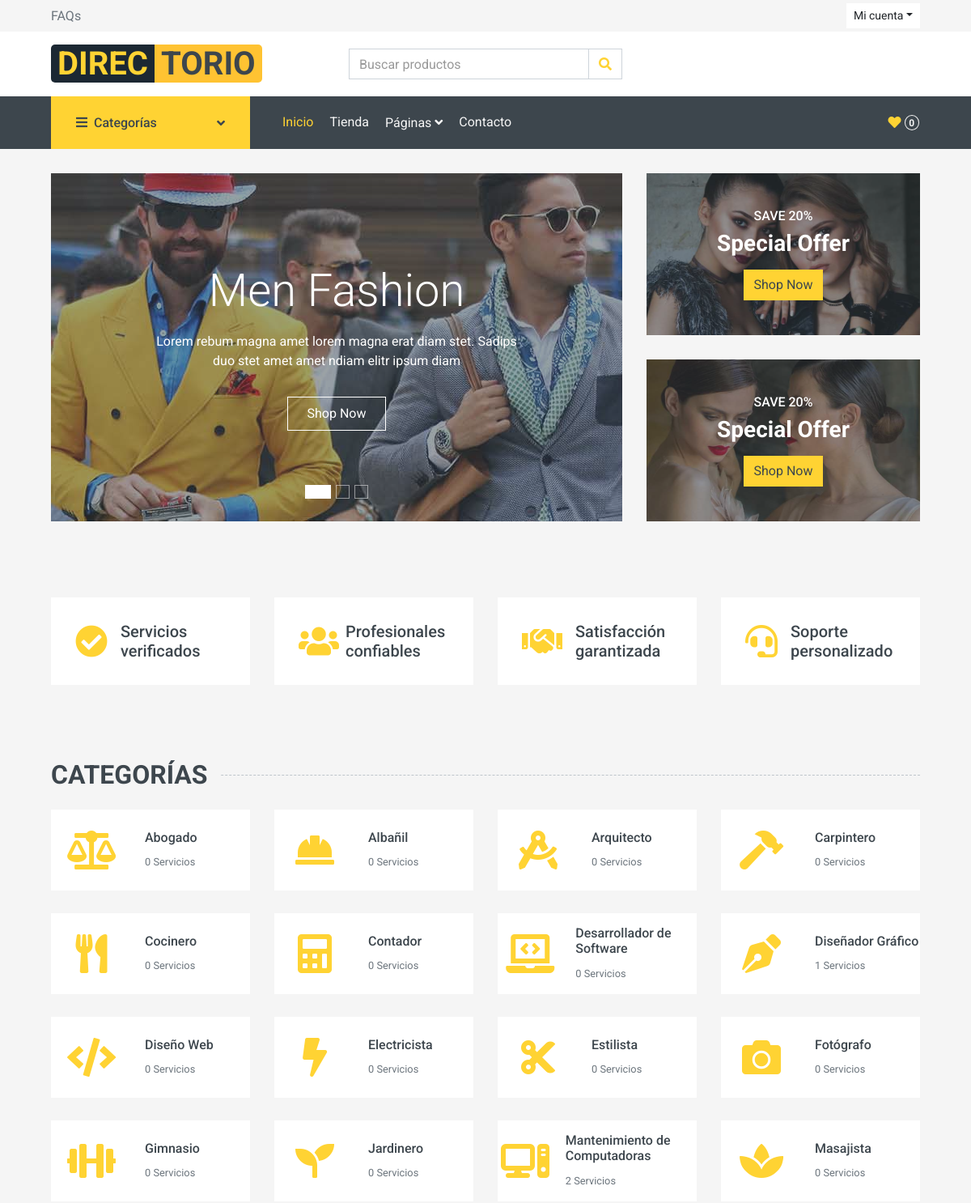
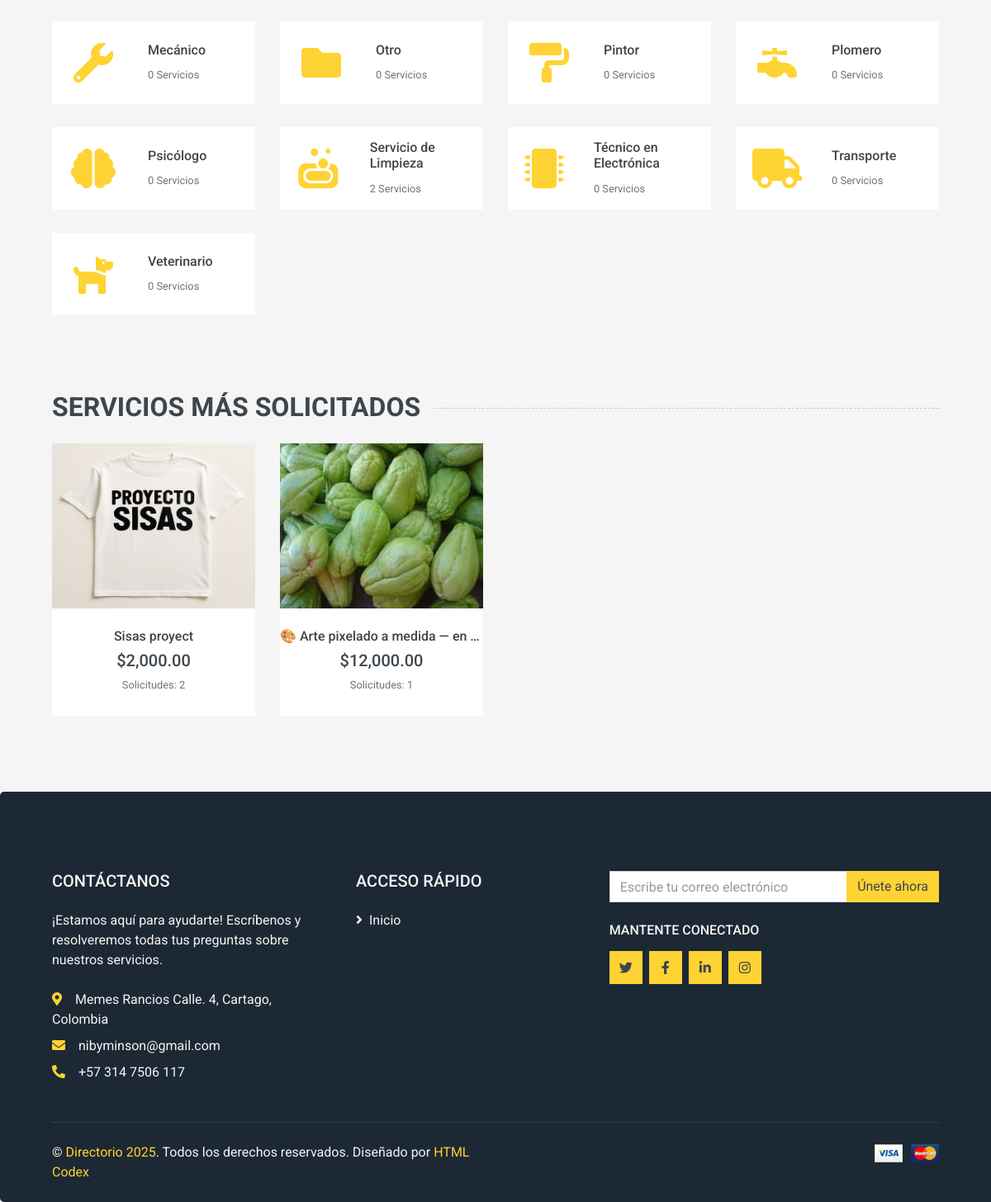
/rutas/rutas.php?page=home (signed in), run on the app's committed database (2 pictures, top to bottom).
### tables this page shows
CREATE TABLE `categoria` (
  `id_categoria` int(11) NOT NULL,
  `nombre` varchar(80) NOT NULL,
  `estado` varchar(100) NOT NULL DEFAULT 'Activo'
);

CREATE TABLE `servicio` (
  `id_servicio` int(11) NOT NULL,
  `titulo` varchar(500) DEFAULT NULL,
  `descripcion` varchar(500) DEFAULT NULL,
  `precio` decimal(10,0) NOT NULL,
  `fecha_creacion` datetime NOT NULL DEFAULT current_timestamp(),
  `usuario_id_usuario` int(11) NOT NULL,
  `categoria_id_categoria` int(11) NOT NULL,
  `estado` varchar(45) NOT NULL DEFAULT 'Activo',
  `barrio_id` int(11) NOT NULL,
  `direccion` varchar(100) DEFAULT 'No aplica'
);

### app/controladores/landingPageController.php (called while the page is built, shortened)
<?php
require_once(__DIR__ . '/../modelos/CategoryModel.php');
require_once(__DIR__ . '/../modelos/serviceModel.php');
class LandingPageController{
    private $categoryModel;
    private $serviceModel;
    public function __construct(){
        $this->categoryModel = new CategoryModel;
        $this->serviceModel = new ServiceModel;
    }
    public function index(){
        $info = $this->categoryModel->GetAllCategoryLanding();
        $services = $this->serviceModel->getServicesWithImages();
        include_once(__DIR__ . '/../vistas/landing/index.php');
    }
}

### configuracion/mysql.php (called while the page is built)
<?php
class Mysql{
    public $conect;
    private $DB_HOST = 'localhost';
    private $DB_NAME = 'directorio';
    private $DB_PORT = '3306';
    private $DB_USERNAME = 'root';
    private $DB_PASSWORD = '';
    private $DB_CHARSET = 'utf8mb4';
    public function __construct(){
        $connectionString = "mysql:host=".$this->DB_HOST. ";dbname=".$this->DB_NAME.";port=".$this->DB_PORT.";charset=".$this->DB_CHARSET;
        try{
            $this->conect = new PDO($connectionString, $this->DB_USERNAME, $this->DB_PASSWORD);
            $this->conect->setAttribute(PDO::ATTR_ERRMODE, PDO::ERRMODE_EXCEPTION);
        }catch(PDOException $e){
            echo "CONNECTION ERROR: " . $e->getMessage();
        }
    }
    public function conect(){
        return $this->conect;
    }
}

### app/modelos/categoryModel.php (called while the page is built, shortened)
<?php
require_once(__DIR__ . '/../../configuracion/mysql.php');
class CategoryModel extends Mysql{
    private $connection;
    public function __construct(){
        $mysql = new Mysql();
        $this->connection = $mysql->conect();
    }
    public function GetAllCategoryLanding(){
        $query = "SELECT c.id_categoria , c.nombre AS categoria, COUNT(s.id_servicio) AS cantidad_servicios
        FROM categoria c
        LEFT JOIN servicio s ON c.id_categoria = s.categoria_id_categoria
        GROUP BY c.id_categoria
        ORDER BY c.nombre ASC;";
        $preparedStmt = $this->connection->prepare($query);
        $preparedStmt->execute();
        $info = $preparedStmt->fetchAll(PDO::FETCH_ASSOC);
        return $info;
    }
}

### app/modelos/serviceModel.php (called while the page is built, shortened)
<?php
require_once(__DIR__ . '/../../configuracion/mysql.php');
class ServiceModel extends Mysql {
    private $connection;
    public function __construct(){
        $mysql = new Mysql();
        $this->connection = $mysql->conect();
    }
    public function getServicesWithImages(){
        $query = "SELECT s.id_servicio, s.titulo, s.precio, COUNT(su.id) AS total_solicitudes,
        servicio_imagenes.imagen_ref
        FROM servicio s
        JOIN servicio_usuario su ON s.id_servicio = su.servicio_id
        INNER JOIN servicio_imagenes on servicio_imagenes.servicio_id = s.id_servicio
        GROUP BY s.id_servicio
        ORDER BY total_solicitudes DESC
        LIMIT 8;";
        $preparedStmt = $this->connection->prepare($query);
        $preparedStmt->execute();
        $feature = $preparedStmt->fetchAll(PDO::FETCH_ASSOC);
        return $feature;
    }
}

### app/vistas/landing/index.php (the view, shortened to what this page needs)
<?php
include_once RUTA_BASE . '/landing/plantilla/header.php';
?>
    <div class="container-fluid mb-3">
        <div class="row px-xl-5">
            <div class="col-lg-8">
                <div id="header-carousel" class="carousel slide carousel-fade mb-30 mb-lg-0" data-ride="carousel">
                    <ol class="carousel-indicators">
                        <li data-target="#header-carousel" data-slide-to="0" class="active"></li>
                        <li data-target="#header-carousel" data-slide-to="1"></li>
                        <li data-target="#header-carousel" data-slide-to="2"></li>
                    </ol>
                    <div class="carousel-inner">
                        <div class="carousel-item position-relative active" style="height: 430px;">
                            <img class="position-absolute w-100 h-100" src="img/carousel-1.jpg" style="object-fit: cover;">
                            <div class="carousel-caption d-flex flex-column align-items-center justify-content-center">
                                <div class="p-3" style="max-width: 700px;">
                                    <h1 class="display-4 text-white mb-3 animate__animated animate__fadeInDown">Men Fashion</h1>
                                    <p class="mx-md-5 px-5 animate__animated animate__bounceIn">Lorem rebum magna amet lorem magna erat diam stet. Sadips duo stet amet amet ndiam elitr ipsum diam</p>
                                    <a class="btn btn-outline-light py-2 px-4 mt-3 animate__animated animate__fadeInUp" href="#">Shop Now</a>
                                </div>
                            </div>
                        </div>
                    </div>
                </div>
            </div>
            <div class="col-lg-4">
                <div class="product-offer mb-30" style="height: 200px;">
                    <img class="img-fluid" src="img/offer-1.jpg" alt="">
                    <div class="offer-text">
                        <h6 class="text-white text-uppercase">Save 20%</h6>
                        <h3 class="text-white mb-3">Special Offer</h3>
                        <a href="" class="btn btn-primary">Shop Now</a>
                    </div>
                </div>
                <div class="product-offer mb-30" style="height: 200px;">
                    <img class="img-fluid" src="img/offer-2.jpg" alt="">
                    <div class="offer-text">
                        <h6 class="text-white text-uppercase">Save 20%</h6>
                        <h3 class="text-white mb-3">Special Offer</h3>
                        <a href="" class="btn btn-primary">Shop Now</a>
                    </div>
                </div>
            </div>
        </div>
    </div>
    <div class="container-fluid pt-5">
        <div class="row px-xl-5 pb-3">
            <div class="col-lg-3 col-md-6 col-sm-12 pb-1">
                <div class="d-flex align-items-center bg-light mb-4" style="padding: 30px;">
                    <h1 class="fa fa-check-circle text-primary m-0 mr-3"></h1>
                    <h5 class="font-weight-semi-bold m-0">Servicios verificados</h5>
                </div>
            </div>
            <div class="col-lg-3 col-md-6 col-sm-12 pb-1">
                <div class="d-flex align-items-center bg-light mb-4" style="padding: 30px;">
                    <h1 class="fa fa-users text-primary m-0 mr-2"></h1>
                    <h5 class="font-weight-semi-bold m-0">Profesionales confiables</h5>
                </div>
            </div>
            <div class="col-lg-3 col-md-6 col-sm-12 pb-1">
                <div class="d-flex align-items-center bg-light mb-4" style="padding: 30px;">
                    <h1 class="fas fa-handshake text-primary m-0 mr-3"></h1>
                    <h5 class="font-weight-semi-bold m-0">Satisfacción garantizada</h5>
                </div>
            </div>
            <div class="col-lg-3 col-md-6 col-sm-12 pb-1">
                <div class="d-flex align-items-center bg-light mb-4" style="padding: 30px;">
                    <h1 class="fa fa-headset text-primary m-0 mr-3"></h1>
                    <h5 class="font-weight-semi-bold m-0">Soporte personalizado</h5>
                </div>
            </div>
        </div>
    </div>
    <div class="container-fluid pt-5">
        <h2 class="section-title position-relative text-uppercase mx-xl-5 mb-4">
            <span class="bg-secondary pr-3">Categorías</span>
        </h2>
        <div class="row px-xl-5 pb-3">
        <?php
        $iconos = [
            'Electricista' => 'fa-bolt',
            'Mecánico' => 'fa-wrench',
            'Carpintero' => 'fa-hammer',
            'Pintor' => 'fa-paint-roller',
            'Plomero' => 'fa-faucet',
            'Jardinero' => 'fa-seedling',
            'Albañil' => 'fa-hard-hat',
            'Abogado' => 'fa-scale-balanced',
            'Contador' => 'fa-calculator',
            'Gimnasio' => 'fa-dumbbell',
            'Estilista' => 'fa-scissors',
            'Masajista' => 'fa-spa',
            'Arquitecto' => 'fa-drafting-compass',
            'Psicólogo' => 'fa-brain',
            'Diseñador Gráfico' => 'fa-pen-nib',
            'Transporte' => 'fa-truck',
            'Servicio de Limpieza' => 'fa-soap',
            'Veterinario' => 'fa-dog',
            'Fotógrafo' => 'fa-camera',
            'Cocinero' => 'fa-utensils',
            'Diseño Web' => 'fa-code',
            'Desarrollador de Software' => 'fa-laptop-code',
            'Mantenimiento de Computadoras' => 'fa-computer',
            'Técnico en Electrónica' => 'fa-microchip'
        ];
        ?>
        <?php foreach ($info as $categoria):
            $id = $categoria["id_categoria"];
            $nombre = $categoria['categoria'];
            $cantidad = $categoria['cantidad_servicios'];
            $icono = $iconos[$nombre] ?? 'fa-folder';
        ?>
            <div class="col-lg-3 col-md-4 col-sm-6 pb-1">
                <a class="text-decoration-none" href="<?= URL_BASE ?>/rutas/rutas.php?page=shop&category=<?= $id ?>">
                    <div class="cat-item img-zoom d-flex align-items-center mb-4">
                    <div class="d-flex justify-content-center align-items-center bg-light" style="width: 100px; height: 100px;">
                        <i class="fa <?= $icono ?> fa-3x text-primary"></i>
                    </div>
                        <div class="flex-fill pl-3">
                            <h6><?= htmlspecialchars($nombre) ?></h6>
                            <small class="text-body"><?= $cantidad ?> Servicios</small>
                        </div>
                    </div>
                </a>
            </div>
        <?php endforeach; ?>
    </div>
</div>
    <div class="container-fluid pt-5 pb-3">
    <h2 class="section-title position-relative text-uppercase mx-xl-5 mb-4">
        <span class="bg-secondary pr-3">Servicios Más Solicitados</span>
    </h2>
    <div class="row px-xl-5">
        <?php foreach ($services as $service): ?>
            <div class="col-lg-3 col-md-4 col-sm-6 pb-1">
                <div class="product-item bg-light mb-4">
                    <div class="product-img position-relative overflow-hidden" style="height: 200px;">
                        <img class="img-fluid w-100 h-100 object-fit-cover" src="<?php RUTA_BASE ?>/directorio/publico/img/servicios/<?php echo $service["imagen_ref"];?>"
                            alt="<?php echo htmlspecialchars($service['titulo']); ?>">
                        <div class="product-action">
                        </div>
                    </div>
                    <div class="text-center py-4">
                        <a class="h6 text-decoration-none text-truncate d-block" style="max-width: 100%;"
                            href="<?php URL_BASE ?>?page=service&id=<?php echo $service["id_servicio"] ?>"
                            title="<?php echo htmlspecialchars($service['titulo']); ?>">
                            <?php echo htmlspecialchars($service['titulo']); ?>
                        </a>
                        <div class="d-flex align-items-center justify-content-center mt-2">
                            <h5>$<?php echo number_format($service['precio'], 2); ?></h5>
                        </div>
                        <div class="d-flex align-items-center justify-content-center mb-1">
                            <small class="text-muted">Solicitudes: <?php echo $service['total_solicitudes']; ?></small>
                        </div>
                    </div>
                </div>
            </div>
        <?php endforeach; ?>
    </div>
</div>
 <?php include_once RUTA_BASE . '/landing/plantilla/footer.php'; ?>

### data on the page
categoria: nombre "Abogado", cantidad "0"
categoria: nombre "Albañil", cantidad "0"
categoria: nombre "Arquitecto", cantidad "0"
categoria: nombre "Carpintero", cantidad "0"
categoria: nombre "Cocinero", cantidad "0"
categoria: nombre "Contador", cantidad "0"
categoria: nombre "Desarrollador de Software", cantidad "0"
categoria: nombre "Diseñador Gráfico", cantidad "1"
categoria: nombre "Diseño Web", cantidad "0"
categoria: nombre "Electricista", cantidad "0"
categoria: nombre "Estilista", cantidad "0"
categoria: nombre "Fotógrafo", cantidad "0"
categoria: nombre "Gimnasio", cantidad "0"
categoria: nombre "Jardinero", cantidad "0"
categoria: nombre "Mantenimiento de Computadoras", cantidad "2"
categoria: nombre "Masajista", cantidad "0"
categoria: nombre "Mecánico", cantidad "0"
categoria: nombre "Otro", cantidad "0"
categoria: nombre "Pintor", cantidad "0"
categoria: nombre "Plomero", cantidad "0"
categoria: nombre "Psicólogo", cantidad "0"
categoria: nombre "Servicio de Limpieza", cantidad "2"
categoria: nombre "Técnico en Electrónica", cantidad "0"
categoria: nombre "Transporte", cantidad "0"
categoria: nombre "Veterinario", cantidad "0"
servicio: shows a picture, titulo "Sisas proyect", precio "2,000.00", total_solicitudes "2"
servicio: shows a picture, titulo "🎨 Arte pixelado a medida — en…", precio "12,000.00", total_solicitudes "1"

### other printed values
$favsCount["total"] "0"
